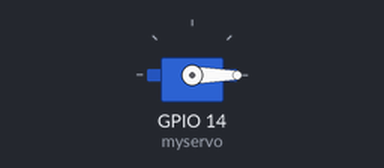
A sketch run on a simulated ESP32. Parts: servo.

Above: at 0.05 s.
At 1.5 s:
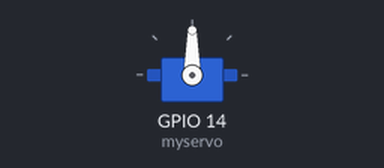
At 3.0 s:
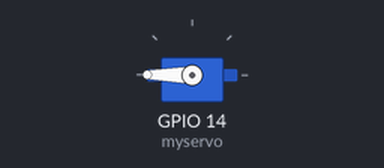
Timing chart, 0 to 6.9 s (numbered marks = the images above):
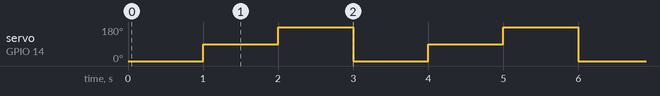

Measured:
- by itself, servo on GPIO 14 (myservo): repeats every 3.0 s: 180° 1.0 s, 0° 1.0 s, 90° 1.0 s

The sketch:

sketch_nov20a_nyobaPython.ino
```cpp
#include <ESP32Servo.h>

Servo myservo;  // Buat objek dari kelas Servo

void setup() {
  myservo.attach(14);  // Sambungkan servo ke pin D2
}

void loop() {
  myservo.write(0);       // Putar servo ke posisi 0 derajat
  delay(1000);            // Tunggu selama 1 detik
  myservo.write(90);      // Putar servo ke posisi 90 derajat
  delay(1000);            // Tunggu selama 1 detik
  myservo.write(180);     // Putar servo ke posisi 180 derajat
  delay(1000);            // Tunggu selama 1 detik
}
```
